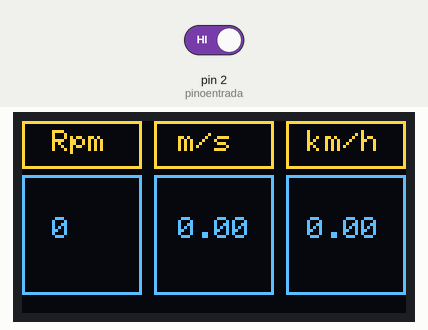
Recording of a sketch running on a simulated Arduino Uno, built with avr-gcc and run on an emulated ATmega328P. Shown: 128×64 one-colour display. The inputs (shaded band) are chosen by the test bench; at power-on: pin 2 (pinoentrada) HIGH. The OLED is the two-colour kind (top 16 rows yellow); what the sketch prints to the serial monitor is not drawn.

Above: at 1.6 s.
1.7 s: pin 2 (pinoentrada) driven LOW
At 2.8 s:
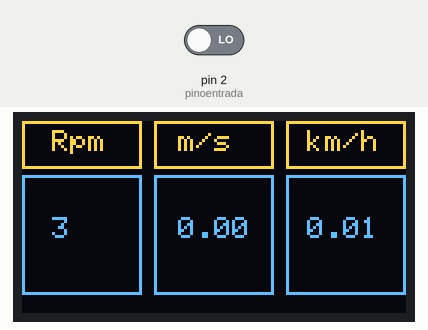
Timing chart, 0 to 4.7 s (numbered marks = the images above; inputs shaded):
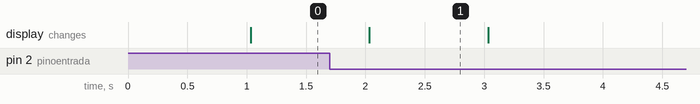

The sketch:

Sensor_de_contagem_Chave_optica_para_encoder.ino
```cpp
#include <SPI.h>
#include <Wire.h>
#include <Adafruit_GFX.h>
#include <Adafruit_SSD1306.h>


#define SCREEN_WIDTH 128 // Largura da tela OLED, em pixels
#define SCREEN_HEIGHT 64 // Altura da tela OLED, em pixels

// Declaração para um display SSD1306 conectado a I2C (SDA, pinos SCL)
#define OLED_RESET     4 //Pino de reset # (ou -1 se compartilhar o pino de reset do Arduino)
Adafruit_SSD1306 display(SCREEN_WIDTH, SCREEN_HEIGHT, &Wire, OLED_RESET);


//Pino ligado ao pino D0 do sensor
int pinoentrada = 2;
int rpm;

float ms;
float pi=3.1415;
float convert = 3.6;
float kmh;


volatile byte pulsos;
unsigned long millis_old;

//Altere o numero abaixo de acordo com o seu disco encoder
unsigned int pulsos_por_volta = 20;

void contador()
{
  //Incrementa contador
  pulsos++;
}

void setup()
{
  Serial.begin(9600);
  // SSD1306_SWITCHCAPVCC = gerar tensão de exibição de 3,3 V internamente
   display.begin(SSD1306_SWITCHCAPVCC, 0x3C);
  //Pino do sensor como entrada
  pinMode(pinoentrada, INPUT);
  //Interrupcao 0 - pino digital 2
  //A cada pulso, aciona o contador
  attachInterrupt(0, contador, FALLING);
  pulsos = 0;
  rpm = 0;
  millis_old = 0;
}

void loop()
{
  //Atualiza contador a cada 1000 milisegundos, ou seja, 1 segundo
  if (millis() - millis_old >= 1000)
  {
    //Desabilita interrupcao enquanto faz o calculo
    detachInterrupt(0);
    rpm = (60 * 1000 / pulsos_por_volta ) / (millis() - millis_old) * pulsos;
    millis_old = millis();
    pulsos = 0;


    //Mostra o valor de RPM no serial monitor
    Serial.print("RPM = ");
    Serial.print(rpm, DEC);
    ms = (2*pi*0.01*rpm)/60;
    Serial.print(" - ");
    Serial.print("m/s = ");
    Serial.print(ms);
    kmh=ms*convert;
    Serial.print(" - ");
    Serial.print("Km/h = ");
    Serial.println(kmh);

  display.clearDisplay();
  //display.drawRect(x, y, largura, altura, cor);
  display.drawRect( 0, 0, 40, 16, WHITE);
  display.drawRect(44, 0, 40, 16, WHITE);
  display.drawRect(88, 0, 40, 16, WHITE);

  display.setTextSize(1);
  display.setTextColor(SSD1306_WHITE);
  display.setCursor(10,3);
  display.println(F("Rpm"));
  display.setCursor(52,3);
  display.println(F("m/s"));
  display.setCursor(95,3);
  display.println(F("km/h"));

  //display.drawRect(x, y, largura, altura, cor);
  display.drawRect( 0, 18, 40, 40, WHITE);
  display.drawRect(44, 18, 40, 40, WHITE);
  display.drawRect(88, 18, 40, 40, WHITE);

  display.setCursor(10,32);
  display.println(rpm, DEC);
  display.setCursor(52,32);
  display.println(ms, 2);
  display.setCursor(95,32);
  display.println(kmh, 2);

  display.display();

    //Habilita interrupcao
    attachInterrupt(0, contador, FALLING);
  }
}
```

Measured:
- after the input at 1.7 s, the display: changes after 0.33 s (image 1)
- what the display in image 1 shows lasts 1.0 s, from 2.0 s to 3.0 s
